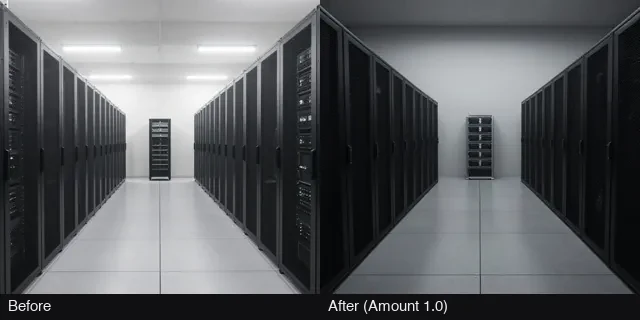
#> input picture web/previews/z_raking_light_angle.webp, 640 x 320 px
$ python render_previews.py ../web/previews/z_raking_light_angle.webp
#> lines starting #> are read from the running program, lines starting #| are printed output that depends on the picture
"""Draws the preview images. No GPU: it only re-labels and re-crops frames that are already in the repo.

    python tools/render_previews.py     (needs Pillow; re-encodes the stored previews, so run it only when they change)
    python tools/render_previews.py --chain-only     (redraws only the drawn thumbnails of templates 3 to 6)

1. web/previews/*.webp: real Helm renders, Before on the left and After on the right. The picture is the top
   FRAME_H rows; the strip underneath is only a label. The strip is repainted with plain words ("Before" /
   "After (Amount 1.0)"). The technical numbers (safe_max, strength) live in docs/AXES.md, not on the image.
2. example_workflows/<template name>.jpg: the template browser's card thumbnail. ComfyUI looks for
   "<template name>.jpg" next to the workflow, and the card is square (the official templates use 400x400).
   Templates 1 and 2 reuse the frames from step 1; templates 3 to 6 are layout drawings, not renders: template 3's
   axis is made on the spot, and templates 4 to 6 teach a chain of nodes whose result depends on the idea you pick
   (the Axis -> Apply default, amount 0.5, was never rendered as a Before | After pair, so no frames are borrowed).

Output carries no metadata (no EXIF, no profile, no comments).
"""
import os

from PIL import Image, ImageDraw, ImageFont

ROOT = os.path.dirname(os.path.dirname(os.path.abspath(__file__)))
PREV = os.path.join(ROOT, "web", "previews")
WF = os.path.join(ROOT, "example_workflows")
FRAME_H = 294          # picture rows in a stored preview (the label strip is below)
STRIP_BG = (16, 16, 18)
LABEL_FG = (236, 236, 238)
THUMB = 512

# preview file -> (right-hand label)
PREVIEWS = {
    "z_raking_light_angle.webp": "After (Amount 1.0)",
    "z_overcast_vs_direct.webp": "After (Amount 1.0)",
    "z_aisle_width.webp": "After (Amount 1.0)",
    "z_corridor_orientation.webp": "After (Amount 1.0)",
    "density.webp": "After (Amount 0.67)",
}
# template name -> (preview its frames come from, right-hand label)
THUMBS = {
    "Helm 1. Start here (Z-Image)": ("z_raking_light_angle.webp", "After (Amount 1.0)"),
    "Helm 2. Video (MiniMax H3)": ("density.webp", "After (Amount 0.67)"),
}


def font(size, bold=False):
    for p in ("/System/Library/Fonts/Helvetica.ttc", "/System/Library/Fonts/Supplemental/Arial.ttf",
              "/usr/share/fonts/truetype/dejavu/DejaVuSans-Bold.ttf" if bold else "/usr/share/fonts/truetype/dejavu/DejaVuSans.ttf"):
        try:
            return ImageFont.truetype(p, size)
        except OSError:
            continue
    return ImageFont.load_default()


def frames_of(path):
#> called with path = 'web/previews/z_raking_light_angle.webp'
    im = Image.open(path).convert("RGB")
#> im is the input picture: PIL image 640x320 RGB; mean R, G, B 89.8, 92.1, 94.7
    w, _ = im.size
#> w = 640
    pic = im.crop((0, 0, w, FRAME_H))
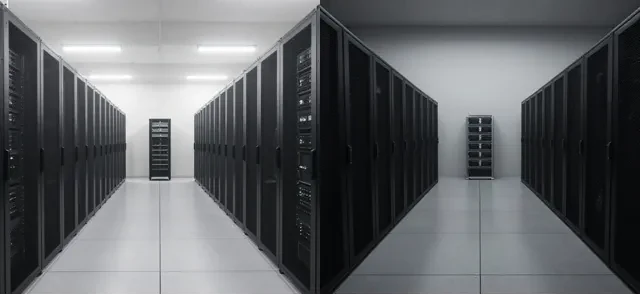
#> pic: PIL image 640x294 RGB; mean R, G, B 95.7, 98.2, 100.9
    return pic.crop((0, 0, w // 2, FRAME_H)), pic.crop((w // 2, 0, w, FRAME_H))


def relabel(name, after_text):
    path = os.path.join(PREV, name)
    before, after = frames_of(path)
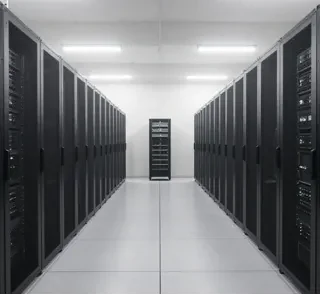
#> before: PIL image 320x294 RGB; mean R, G, B 120.6, 122.2, 124.5
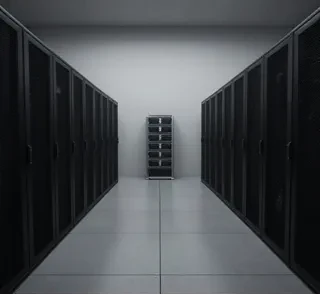
#> after: PIL image 320x294 RGB; mean R, G, B 70.8, 74.3, 77.3
    w = before.width * 2
#> w = 640
    out = Image.new("RGB", (w, FRAME_H + 26), STRIP_BG)
    out.paste(before, (0, 0))
    out.paste(after, (before.width, 0))
    d = ImageDraw.Draw(out)
    f = font(15)
    for x, text in ((8, "Before"), (before.width + 8, after_text)):
        d.text((x, FRAME_H + 13), text, fill=LABEL_FG, font=f, anchor="lm")
    out.save(path, "WEBP", quality=88, method=6, exif=b"", icc_profile=None)
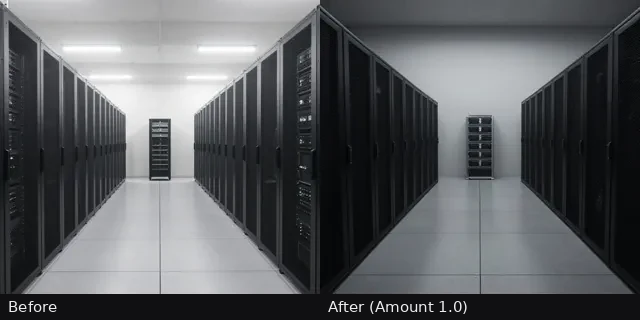
#> saved as z_raking_light_angle.webp: PIL image 640x320 RGB; mean R, G, B 89.8, 92.1, 94.8


def pill(d, x, y, text, f, anchor="l"):
    w = d.textlength(text, font=f) + 28
    x0 = x if anchor == "l" else x - w
    d.rounded_rectangle([x0, y, x0 + w, y + 40], radius=20, fill=(0, 0, 0, 170))
    d.text((x0 + 14, y + 20), text, fill=(255, 255, 255), font=f, anchor="lm")


def thumb_before_after(src, after_text):
    before, after = frames_of(os.path.join(PREV, src))
    half = THUMB // 2
    scale = THUMB / FRAME_H
    out = Image.new("RGB", (THUMB, THUMB))
    for i, fr in enumerate((before, after)):
        big = fr.resize((round(fr.width * scale), THUMB), Image.LANCZOS)
        left = (big.width - half) // 2
        out.paste(big.crop((left, 0, left + half, THUMB)), (i * half, 0))
    d = ImageDraw.Draw(out, "RGBA")
    d.rectangle([half - 1, 0, half, THUMB], fill=(255, 255, 255, 235))
    f = font(22, True)
    pill(d, 14, THUMB - 56, "Before", f, "l")
    pill(d, THUMB - 14, THUMB - 56, after_text, f, "r")
    return out


def thumb_make_axis():
    out = Image.new("RGB", (THUMB, THUMB), (24, 24, 27))
    d = ImageDraw.Draw(out)
    f, fb, fs = font(24, True), font(30, True), font(20)

    def card(box, fill, outline, title, sub):
        d.rounded_rectangle(box, radius=18, fill=fill, outline=outline, width=3)
        cx, cy = (box[0] + box[2]) / 2, (box[1] + box[3]) / 2
        d.text((cx, cy - 12), title, fill=(255, 255, 255), font=f, anchor="mm")
        d.text((cx, cy + 18), sub, fill=(214, 224, 214), font=fs, anchor="mm")

    card((32, 34, 248, 154), (35, 51, 35), (63, 142, 94), "with the idea", "thick fog")
    card((264, 34, 480, 154), (35, 51, 35), (63, 142, 94), "without it", "clear air")
    for x in (140, 372):
        d.line([(x, 160), (x, 206)], fill=(150, 150, 155), width=4)
        d.polygon([(x - 10, 202), (x + 10, 202), (x, 220)], fill=(150, 150, 155))
    d.rounded_rectangle((32, 226, 480, 346), radius=18, fill=(168, 82, 0), outline=(176, 102, 52), width=3)
    d.text((256, 262), "Helm · Dial", fill=(255, 255, 255), font=fb, anchor="mm")
    d.rounded_rectangle((64, 300, 448, 312), radius=6, fill=(70, 34, 0))
    d.rounded_rectangle((64, 300, 270, 312), radius=6, fill=(255, 226, 194))
    d.ellipse((260, 293, 282, 319), fill=(255, 255, 255))
    d.text((256, 410), "My fog at 60%", fill=(255, 226, 194), font=fb, anchor="mm")
    d.text((256, 456), "one slider moves one idea", fill=(150, 150, 155), font=fs, anchor="mm")
    return out


# Helm role colors, the same as the template nodes and web/helm_axes.js: (fill, outline)
ROLE = {
    "axis": ((91, 58, 128), (126, 87, 163)),
    "shape": ((168, 82, 0), (176, 102, 52)),
    "mix": ((47, 95, 148), (63, 120, 158)),
    "apply": ((85, 85, 85), (138, 138, 138)),
    "edit": ((53, 83, 53), (63, 142, 94)),
}
ARROW = (150, 150, 155)


def role_card(d, box, role, title, sub=None, tf=None, sf=None):
    fill, outline = ROLE[role]
    d.rounded_rectangle(box, radius=16, fill=fill, outline=outline, width=3)
    cx, cy = (box[0] + box[2]) / 2, (box[1] + box[3]) / 2
    if sub:
        d.text((cx, cy - 11), title, fill=(255, 255, 255), font=tf or font(24, True), anchor="mm")
        d.text((cx, cy + 15), sub, fill=(236, 236, 238), font=sf or font(18), anchor="mm")
    else:
        d.text((cx, cy), title, fill=(255, 255, 255), font=tf or font(24, True), anchor="mm")


def down_arrow(d, x, y0, y1):
    d.line([(x, y0), (x, y1 - 12)], fill=ARROW, width=4)
    d.polygon([(x - 10, y1 - 14), (x + 10, y1 - 14), (x, y1)], fill=ARROW)


def thumb_chain():
    """Template 4: Axis -> Apply, the two-node minimal path."""
    out = Image.new("RGB", (THUMB, THUMB), (24, 24, 27))
    d = ImageDraw.Draw(out)
    d.text((256, 52), "Axis, then Apply", fill=(255, 255, 255), font=font(36, True), anchor="mm")
    role_card(d, (76, 100, 436, 200), "axis", "Helm \u00b7 Axis", "Light angle (raking)")
    down_arrow(d, 256, 206, 262)
    role_card(d, (76, 268, 436, 358), "apply", "Helm \u00b7 Apply")
    down_arrow(d, 256, 364, 410)
    d.rounded_rectangle((136, 414, 376, 462), radius=14, fill=(40, 40, 44), outline=(90, 90, 96), width=2)
    d.text((256, 438), "your sampler", fill=(210, 210, 214), font=font(22), anchor="mm")
    d.text((256, 490), "two nodes, one idea", fill=ARROW, font=font(20), anchor="mm")
    return out


def thumb_mix():
    """Template 5: Axis x 3 -> Mix -> Shape -> Apply."""
    out = Image.new("RGB", (THUMB, THUMB), (24, 24, 27))
    d = ImageDraw.Draw(out)
    f = font(20, True)
    for i, label in enumerate(("light", "clutter", "aisle")):
        x0 = 28 + i * 156
        role_card(d, (x0, 28, x0 + 140, 92), "axis", "Axis", label, f, font(17))
        d.line([(x0 + 70, 98), (x0 + 70, 118), (256, 130)], fill=ARROW, width=3)
    down_arrow(d, 256, 124, 150)
    role_card(d, (96, 150, 416, 214), "mix", "Helm \u00b7 Mix", "experimental", font(24, True), font(16))
    down_arrow(d, 256, 220, 262)
    role_card(d, (96, 262, 416, 326), "shape", "Helm \u00b7 Shape", "\u221240% (less), late steps", font(24, True), font(16))
    down_arrow(d, 256, 332, 374)
    role_card(d, (96, 374, 416, 430), "apply", "Helm \u00b7 Apply")
    d.text((256, 470), "three ideas, one slider", fill=ARROW, font=font(20), anchor="mm")
    return out


def thumb_pairs():
    """Template 6: prompt pairs -> Axis -> Apply."""
    out = Image.new("RGB", (THUMB, THUMB), (24, 24, 27))
    d = ImageDraw.Draw(out)
    for i, (a, b) in enumerate((("street, fog", "street, clear"), ("lake, fog", "lake, clear"), ("square, fog", "square, clear"))):
        y0 = 24 + i * 56
        role_card(d, (36, y0, 244, y0 + 44), "edit", a, None, font(19, True))
        role_card(d, (268, y0, 476, y0 + 44), "edit", b, None, font(19, True))
        d.text((256, y0 + 22), "||", fill=(255, 255, 255), font=font(22, True), anchor="mm")
    down_arrow(d, 256, 196, 236)
    role_card(d, (76, 238, 436, 318), "axis", "Helm \u00b7 Axis", "built from your pairs")
    down_arrow(d, 256, 324, 362)
    role_card(d, (76, 364, 436, 424), "apply", "Helm \u00b7 Apply")
    d.text((256, 462), "three pairs, one reusable idea", fill=ARROW, font=font(20), anchor="mm")
    d.text((256, 490), "saved under Custom", fill=(120, 120, 126), font=font(17), anchor="mm")
    return out


def clear_of_badge(img, top=70):
    """The template card draws a 'Node graph' badge over the top-left of the thumbnail: keep the drawing below it."""
    scale = (THUMB - top) / THUMB
    small = img.resize((round(THUMB * scale), THUMB - top), Image.LANCZOS)
    out = Image.new("RGB", (THUMB, THUMB), (24, 24, 27))
    out.paste(small, ((THUMB - small.width) // 2, top))
    return out


def save_jpg(img, name):
    img.save(os.path.join(WF, name + ".jpg"), "JPEG", quality=88, optimize=True, progressive=True)


if __name__ == "__main__":
    import sys

    if "--chain-only" in sys.argv:
        # templates 3 to 6 are drawings: redraw them without re-encoding the stored previews or the Before | After thumbnails
        save_jpg(thumb_make_axis(), "Helm 3. Make your own axis")
        save_jpg(clear_of_badge(thumb_chain()), "Helm 4. Chain ideas (Axis \u2192 Apply)")
        save_jpg(clear_of_badge(thumb_mix()), "Helm 5. Shape and mix (Axis \u00d7 3 \u2192 Mix \u2192 Shape \u2192 Apply)")
        save_jpg(clear_of_badge(thumb_pairs()), "Helm 6. Build a multipurpose axis from prompt pairs")
        print("wrote 4 drawn template thumbnails")
        sys.exit(0)
    for name, after in PREVIEWS.items():
        relabel(name, after)
#> pass 2 of the loop `for name, after in PREVIEWS.items():`:
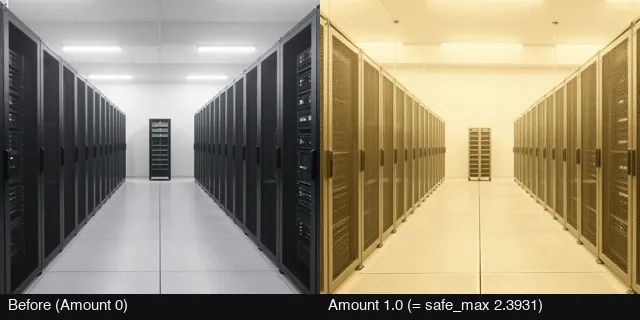
#> input picture web/previews/z_overcast_vs_direct.webp, 640 x 320 px
#> in frames_of, im is the input picture: PIL image 640x320 RGB; mean R, G, B 149, 138.5, 114.9
#> pass 3 of the loop `for name, after in PREVIEWS.items():`:
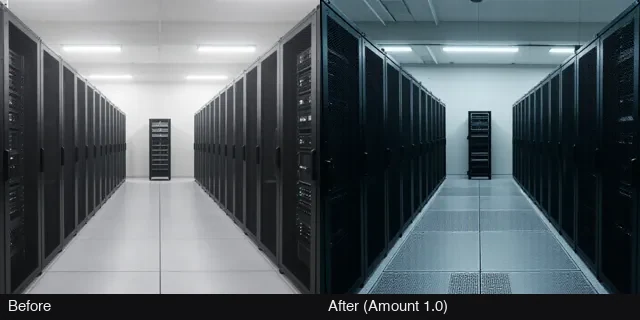
#> input picture web/previews/z_aisle_width.webp, 640 x 320 px
#> in frames_of, im is the input picture: PIL image 640x320 RGB; mean R, G, B 84.5, 93.5, 98.2
#> in relabel (call 3), `before, after = frames_of(path)`:
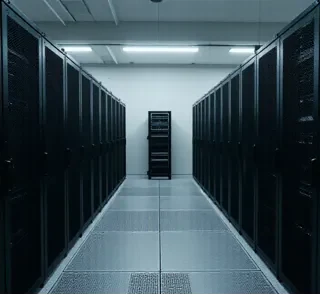
#> after: PIL image 320x294 RGB; mean R, G, B 59.3, 77.1, 84.8
#> in relabel (call 3), `out.save(path, "WEBP", quality=88, method=6, exif=b"", icc_profile=None)`:
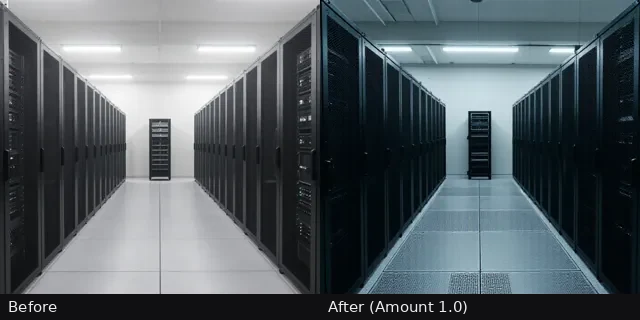
#> saved as z_aisle_width.webp: PIL image 640x320 RGB; mean R, G, B 84.5, 93.5, 98.3
#> the loop made 5 passes; the first 3 are shown
    for name, (src, after) in THUMBS.items():
        save_jpg(thumb_before_after(src, after), name)
#> in thumb_before_after, `out = Image.new("RGB", (THUMB, THUMB))`: out: PIL image 512x512 RGB; every value is 0
#> the loop in thumb_before_after, `for i, fr in enumerate((before, after)):` made 2 passes
#> left on passes 1 to 2: 150, 150
#> in save_jpg, `img.save(os.path.join(WF, name + ".jpg"), "JPEG", quality=88, optimize..`:
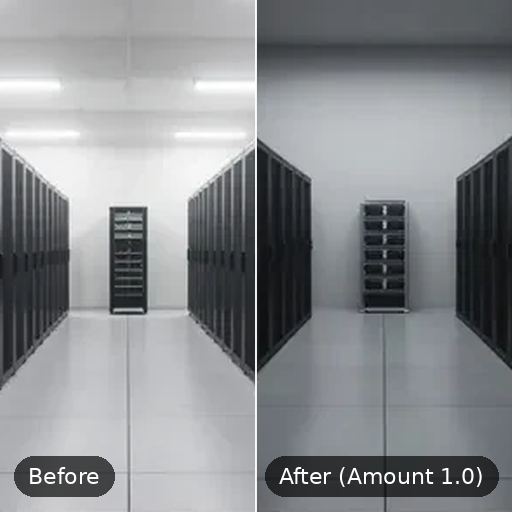
#> saved as Helm 1. Start here (Z-Image).jpg: PIL image 512x512 RGB; mean R, G, B 136.2, 139, 141.5
#> pass 2 of the loop `for name, (src, after) in THUMBS.items():`:
#> in thumb_before_after (call 2), `before, after = frames_of(os.path.join(PREV, src))`:
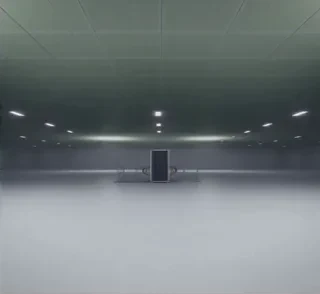
#> after: PIL image 320x294 RGB; mean R, G, B 113.7, 122.1, 123.3
#> the loop in thumb_before_after (call 2), `for i, fr in enumerate((before, after)):` made 2 passes
#> in save_jpg (call 2), `img.save(os.path.join(WF, name + ".jpg"), "JPEG", quality=88, optimize..`:
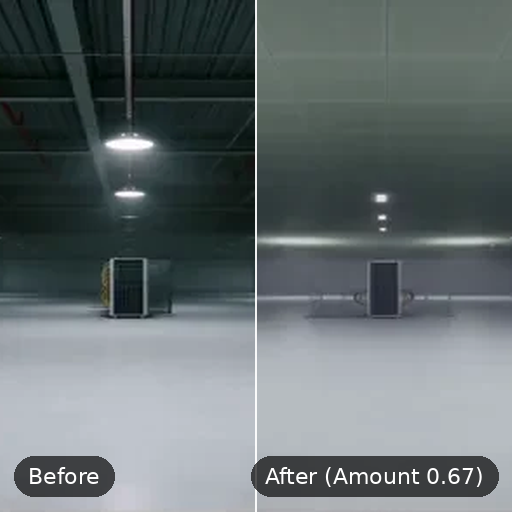
#> saved as Helm 2. Video (MiniMax H3).jpg: PIL image 512x512 RGB; mean R, G, B 98.9, 107.8, 109.4
    save_jpg(thumb_make_axis(), "Helm 3. Make your own axis")
#> call 3 of save_jpg, with name = 'Helm 3. Make your own axis'
#> in save_jpg (call 3), `img.save(os.path.join(WF, name + ".jpg"), "JPEG", quality=88, optimize..`:
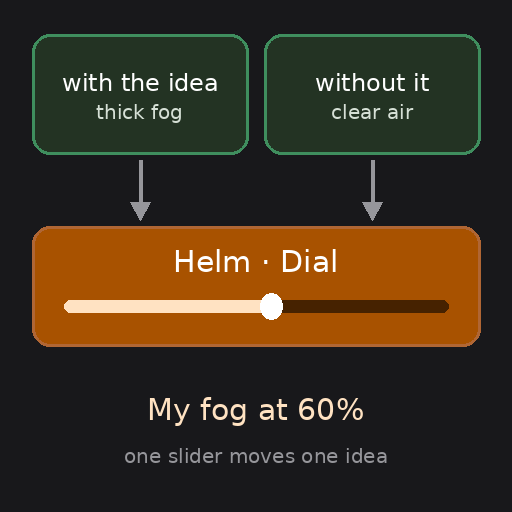
#> saved as Helm 3. Make your own axis.jpg: PIL image 512x512 RGB; mean R, G, B 60.6, 48.3, 31.2
    save_jpg(clear_of_badge(thumb_chain()), "Helm 4. Chain ideas (Axis \u2192 Apply)")
#> in clear_of_badge, `scale = (THUMB - top) / THUMB`: scale = 0.863
    save_jpg(clear_of_badge(thumb_mix()), "Helm 5. Shape and mix (Axis \u00d7 3 \u2192 Mix \u2192 Shape \u2192 Apply)")
    save_jpg(clear_of_badge(thumb_pairs()), "Helm 6. Build a multipurpose axis from prompt pairs")
#> call 3 of clear_of_badge, with top = 70
#> in clear_of_badge (call 3), `out.paste(small, ((THUMB - small.width) // 2, top))`:
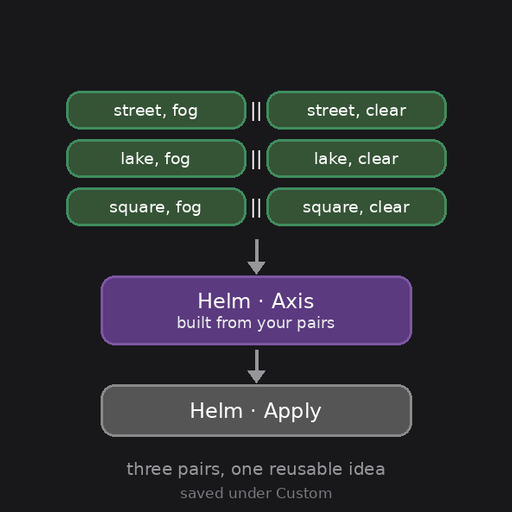
#> out: PIL image 512x512 RGB; mean R, G, B 42, 45, 47.7
    print(f"wrote {len(PREVIEWS)} labelled previews and {len(THUMBS) + 4} template thumbnails")
